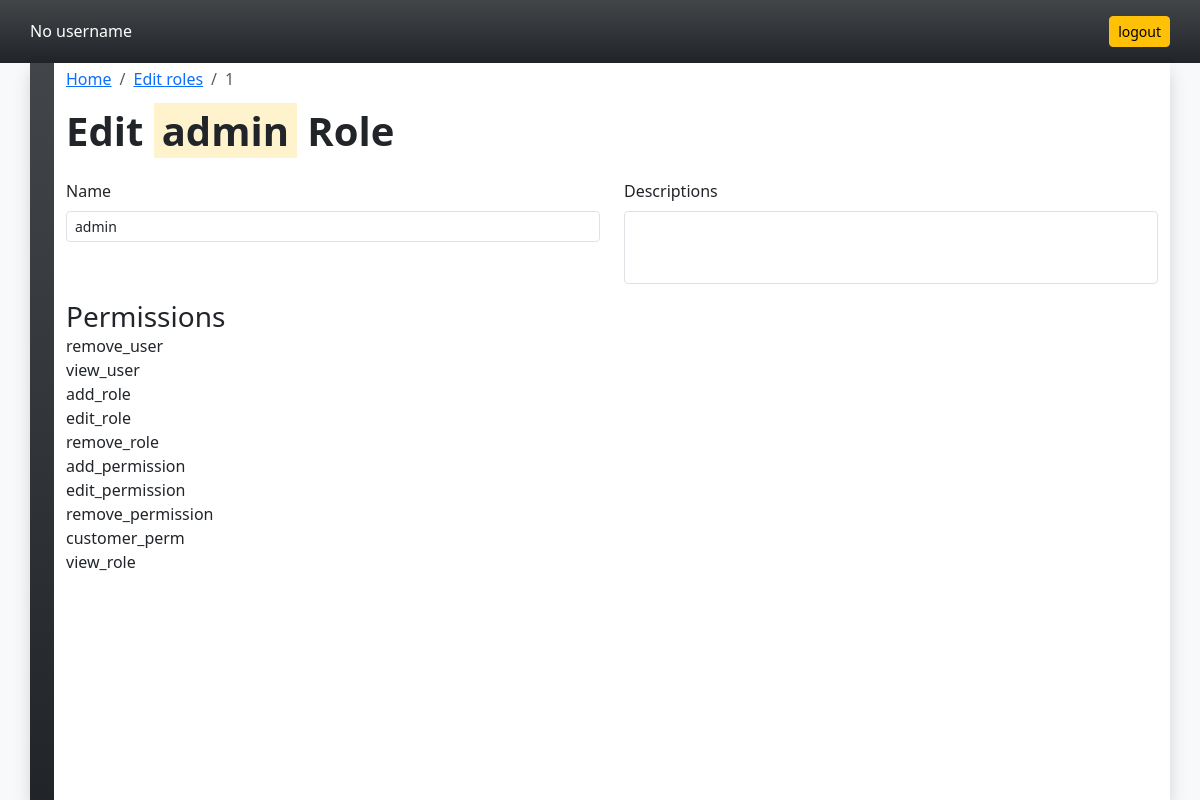
Page /roles/edit_role/1/ on the committed database.
### core/models.py (models this page shows, shortened)
class Role(models.Model):
  name = models.CharField(max_length=100, unique=True)
  description = models.TextField(blank=True, null=True)
  permissions = models.ManyToManyField(Permission, related_name='roles', blank=True)

class Permission(models.Model):
  name = models.CharField(max_length=100,unique=True)
  description = models.TextField(blank=True, null=True)

### myproject/views.py (the view)
# urls.py: path('roles/edit_role/<int:pk>/',views.edit_role_id ,name="edit_role_id"),
def edit_role_id(request, pk):
  roles = Role.objects.prefetch_related('permissions').get(pk=pk)
  data = {
    "id" : pk,
    "roles" : roles
  }
  return render(request,'role/edit_role_id.html', data)

### templates/role/edit_role_id.html (shortened to what this page needs)
{% extends 'layout.html' %}
{% block body %}
<nav aria-label="breadcrumb" class="pt-1">
  <ol class="breadcrumb">
    <li class="breadcrumb-item"><a href="{% url 'home' %}">Home</a></li>
    <li class="breadcrumb-item"><a href="{% url 'edit_role' %}">Edit roles</a></li>
    <li class="breadcrumb-item active" aria-current="page">{{id}}</li>
  </ol>
</nav>
<div>
  <h3 class="display-6 fw-bold">Edit <mark class="p-0 m-0 px-2">{{roles.name}}</mark> Role</h3>
</div>
<div class="row">
  <form>
    <div class="row ">
      <div class="mt-3 col-12 col-md">
        <label for="" class="form-label">Name</label>
        <input type="text" class="form-control form-control-sm" name="name" value="{{roles.name}}">
      </div>
      <div class="mt-3 col-12 col-md">
        <label for="" class="form-label">Descriptions</label>
        <textarea name="desc" id="" rows="3" class="form-control form-control-sm" style="resize: none;">{{roles.description}}</textarea>
      </div>
    </div>
    <div>
      <p class="p-0 m-0 h3 pt-3">Permissions</p>
      {% if roles.permissions.all %}
      <ul class="m-0 p-0">
        {% for permission in roles.permissions.all %}
        <li>{{permission.name}}</li>
        {% endfor %}
      </ul>
      {% else %}
      <p class="p-0 m-0 display-6 text-center text-secondary">No permissions assigned</p>
      {% endif %}
    </div>
  </form>
</div>
{% endblock %}

### static/css/style.css (style rules this page uses)
* { margin: 0; padding: 0; box-sizing: border-box; }
body, html { width: 100%; height: 100%; background-color: black; display: flex; flex-direction: column; }
ol, li { list-style: none; }

### templates/layout.html (style rules this page uses)
* { margin: 0; padding: 0; box-sizing: border-box; }
body, html { width: 100%; height: 100%; display: flex; flex-direction: column; background-color: white; }

### rows in the picture
Role: name "admin"
Permission: name "remove_user"
Permission: name "view_user"
Permission: name "add_role"
Permission: name "edit_role"
Permission: name "remove_role"
Permission: name "add_permission"
Permission: name "edit_permission"
Permission: name "remove_permission"
Permission: name "customer_perm"
Permission: name "view_role"

### other values in the picture
{{ id }} "1"
